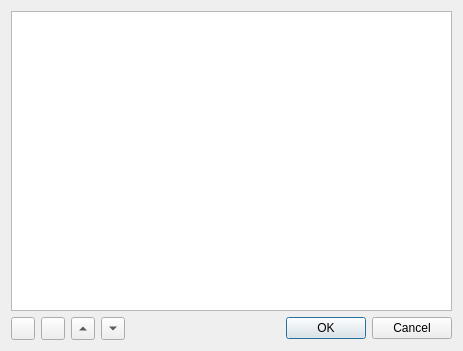
<?xml version="1.0" encoding="UTF-8"?>
<ui version="4.0">
 <class>ToolManager</class>
 <widget class="QDialog" name="ToolManager">
  <property name="geometry">
   <rect>
    <x>0</x>
    <y>0</y>
    <width>463</width>
    <height>351</height>
   </rect>
  </property>
  <property name="windowTitle">
   <string>Tool Manager</string>
  </property>
  <layout class="QVBoxLayout" name="verticalLayout">
   <item>
    <widget class="QTableView" name="itemsTableView">
     <property name="selectionBehavior">
      <enum>QAbstractItemView::SelectRows</enum>
     </property>
     <attribute name="horizontalHeaderStretchLastSection">
      <bool>true</bool>
     </attribute>
     <attribute name="verticalHeaderVisible">
      <bool>false</bool>
     </attribute>
    </widget>
   </item>
   <item>
    <layout class="QHBoxLayout" name="horizontalLayout">
     <item>
      <widget class="QToolButton" name="toolButton_add">
       <property name="sizePolicy">
        <sizepolicy hsizetype="Preferred" vsizetype="Fixed">
         <horstretch>0</horstretch>
         <verstretch>0</verstretch>
        </sizepolicy>
       </property>
       <property name="icon">
        <iconset resource="resources.qrc">
         <normaloff>:/images/actions/list-add.svg</normaloff>:/images/actions/list-add.svg</iconset>
       </property>
      </widget>
     </item>
     <item>
      <widget class="QToolButton" name="toolButton_del">
       <property name="sizePolicy">
        <sizepolicy hsizetype="Preferred" vsizetype="Fixed">
         <horstretch>0</horstretch>
         <verstretch>0</verstretch>
        </sizepolicy>
       </property>
       <property name="icon">
        <iconset resource="resources.qrc">
         <normaloff>:/images/actions/dialog-cancel.svg</normaloff>:/images/actions/dialog-cancel.svg</iconset>
       </property>
      </widget>
     </item>
     <item>
      <widget class="QToolButton" name="toolButton_itemUp">
       <property name="sizePolicy">
        <sizepolicy hsizetype="Preferred" vsizetype="Fixed">
         <horstretch>0</horstretch>
         <verstretch>0</verstretch>
        </sizepolicy>
       </property>
       <property name="arrowType">
        <enum>Qt::UpArrow</enum>
       </property>
      </widget>
     </item>
     <item>
      <widget class="QToolButton" name="toolButton_itemDown">
       <property name="sizePolicy">
        <sizepolicy hsizetype="Preferred" vsizetype="Fixed">
         <horstretch>0</horstretch>
         <verstretch>0</verstretch>
        </sizepolicy>
       </property>
       <property name="arrowType">
        <enum>Qt::DownArrow</enum>
       </property>
      </widget>
     </item>
     <item>
      <spacer name="horizontalSpacer">
       <property name="orientation">
        <enum>Qt::Horizontal</enum>
       </property>
       <property name="sizeHint" stdset="0">
        <size>
         <width>40</width>
         <height>20</height>
        </size>
       </property>
      </spacer>
     </item>
     <item>
      <widget class="QDialogButtonBox" name="buttonBox">
       <property name="orientation">
        <enum>Qt::Horizontal</enum>
       </property>
       <property name="standardButtons">
        <set>QDialogButtonBox::Cancel|QDialogButtonBox::Ok</set>
       </property>
      </widget>
     </item>
    </layout>
   </item>
  </layout>
 </widget>
 <resources>
  <include location="resources.qrc"/>
 </resources>
 <connections>
  <connection>
   <sender>buttonBox</sender>
   <signal>accepted()</signal>
   <receiver>ToolManager</receiver>
   <slot>accept()</slot>
   <hints>
    <hint type="sourcelabel">
     <x>248</x>
     <y>254</y>
    </hint>
    <hint type="destinationlabel">
     <x>157</x>
     <y>274</y>
    </hint>
   </hints>
  </connection>
  <connection>
   <sender>buttonBox</sender>
   <signal>rejected()</signal>
   <receiver>ToolManager</receiver>
   <slot>reject()</slot>
   <hints>
    <hint type="sourcelabel">
     <x>316</x>
     <y>260</y>
    </hint>
    <hint type="destinationlabel">
     <x>286</x>
     <y>274</y>
    </hint>
   </hints>
  </connection>
 </connections>
</ui>
